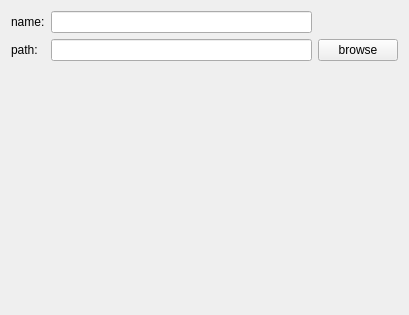
<?xml version="1.0" encoding="UTF-8"?>
<ui version="4.0">
 <class>ProSetPage</class>
 <widget class="QWizardPage" name="ProSetPage">
  <property name="geometry">
   <rect>
    <x>0</x>
    <y>0</y>
    <width>409</width>
    <height>315</height>
   </rect>
  </property>
  <property name="windowTitle">
   <string>WizardPage</string>
  </property>
  <layout class="QGridLayout" name="gridLayout_2">
   <item row="0" column="0">
    <layout class="QGridLayout" name="gridLayout">
     <item row="2" column="1">
      <widget class="QLabel" name="tips">
       <property name="text">
        <string/>
       </property>
      </widget>
     </item>
     <item row="1" column="0">
      <widget class="QLabel" name="label_2">
       <property name="text">
        <string>path:</string>
       </property>
      </widget>
     </item>
     <item row="1" column="1">
      <widget class="QLineEdit" name="lineEdit_2"/>
     </item>
     <item row="0" column="0">
      <widget class="QLabel" name="label">
       <property name="text">
        <string>name:</string>
       </property>
      </widget>
     </item>
     <item row="0" column="1">
      <widget class="QLineEdit" name="lineEdit"/>
     </item>
     <item row="1" column="2">
      <widget class="QPushButton" name="pushButton">
       <property name="text">
        <string>browse</string>
       </property>
      </widget>
     </item>
    </layout>
   </item>
  </layout>
 </widget>
 <resources/>
 <connections/>
</ui>
